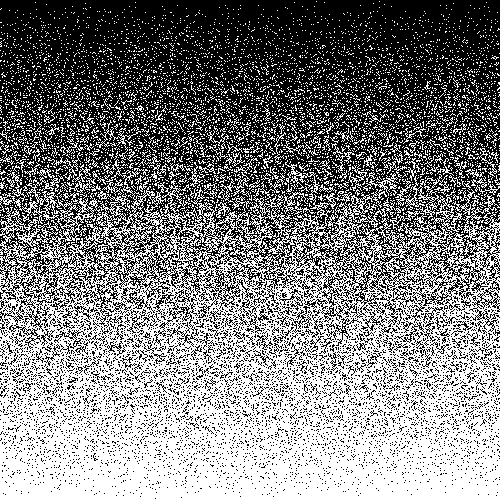
Frame 1 (no input)
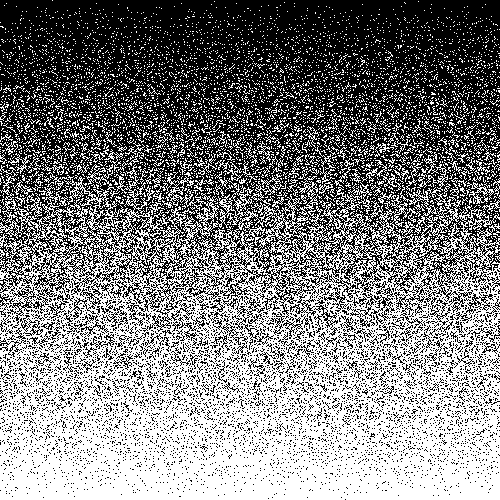
Frame 60 (the mouse pressed at the canvas centre just before this capture)
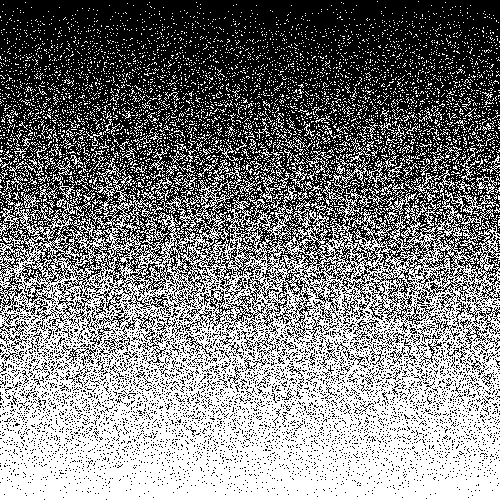
Frame 120 (the mouse held since frame 60 and released just before this capture)

The Processing sketch that drew these frames (run headless with seeded random() and noise(); from frame 60 on, the mouse is pressed at the canvas centre):

// Processing sketch: noise_gradient
// ── noise_gradient.pde
void setup(){
  size(500, 500);
}

void draw(){
  loadPixels();
  noiseGradient();
  updatePixels();
}

void noiseGradient(){
  for(int i = 0 ; i < pixels.length ; i++){
    if( random(1) < float(i)/pixels.length){
      pixels[i] = color(255);
    } else {
      pixels[i] = color(0);
    }
  }
}
